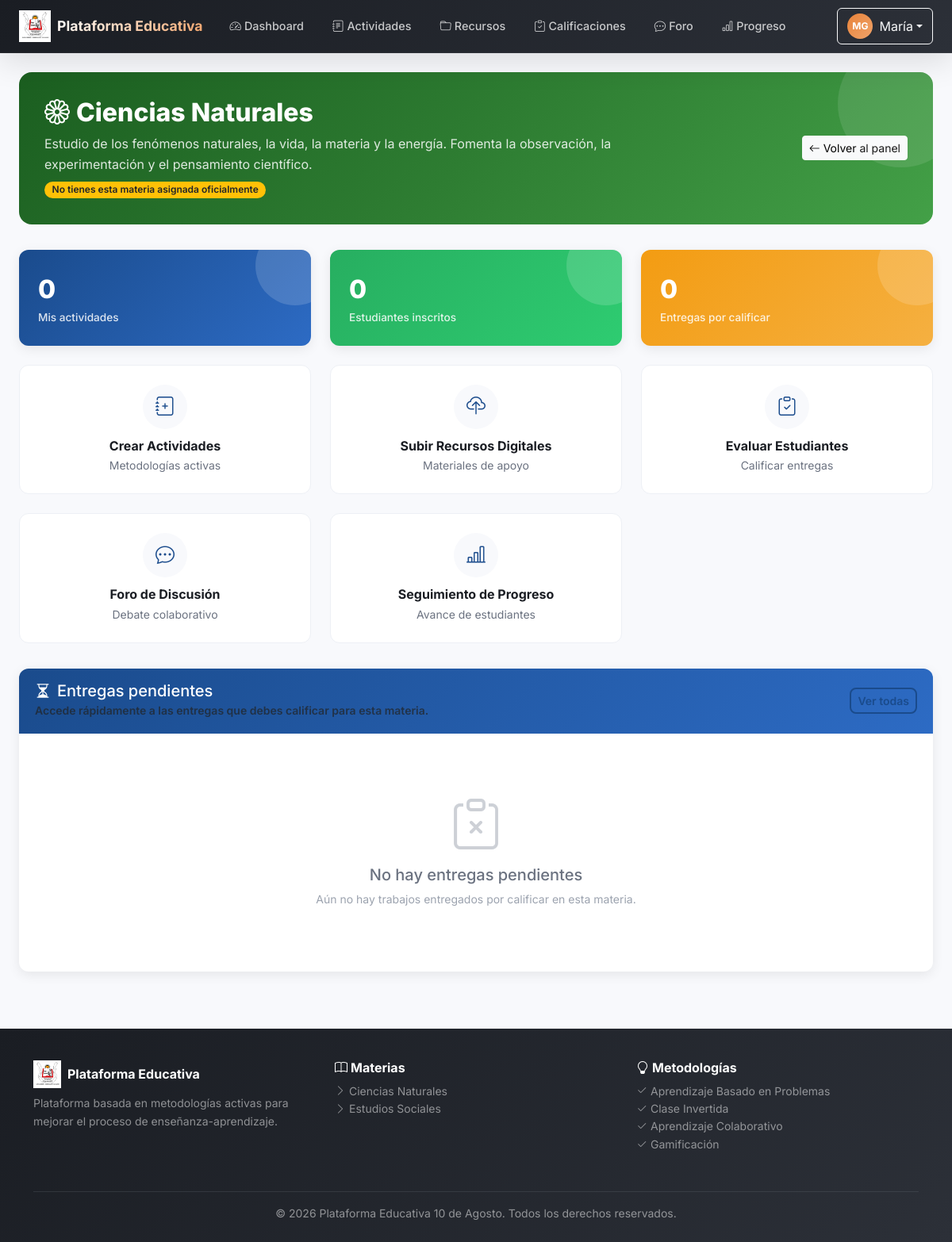
Page /docente/materia.php?id=1 (signed in) on the committed database.
### tables this page shows
CREATE TABLE IF NOT EXISTS materias (
    id INT AUTO_INCREMENT PRIMARY KEY,
    nombre VARCHAR(150) NOT NULL,
    descripcion TEXT,
    imagen VARCHAR(255) DEFAULT NULL,
    estado TINYINT(1) NOT NULL DEFAULT 1,
    fecha_creacion TIMESTAMP DEFAULT CURRENT_TIMESTAMP
);

### includes/auth.php (called while the page is built, shortened)
<?php
function sanitize($data) {
    return htmlspecialchars(trim($data), ENT_QUOTES, 'UTF-8');
}
function getMateriaById($id) {
    $db = getDB();
    $stmt = $db->prepare("SELECT * FROM materias WHERE id = ? AND estado = 1");
    $stmt->execute([intval($id)]);
    return $stmt->fetch();
}
function getMateriaThemeClass($nombre) {
    return stripos($nombre, 'Ciencias') !== false ? 'theme-cn' : 'theme-es';
}
function getMateriaIcon($nombre) {
    return stripos($nombre, 'Ciencias') !== false ? 'bi-flower1' : 'bi-globe-americas';
}

### docente/materia.php (the view, shortened to what this page needs)
<?php
require_once __DIR__ . '/../includes/auth.php';
$db = getDB();
$userId = $_SESSION['user_id'];
$materiaId = intval($_GET['id'] ?? 0);
$materia = getMateriaById($materiaId);
$asignada = $db->prepare("SELECT id FROM materia_curso WHERE materia_id = ? AND docente_id = ? LIMIT 1");
$asignada->execute([$materiaId, $userId]);
$asignada = $asignada->fetch();
$theme = getMateriaThemeClass($materia['nombre']);
$totalActividades = $db->prepare("SELECT COUNT(*) FROM actividades WHERE materia_id = ? AND docente_id = ?");
$totalActividades->execute([$materiaId, $userId]);
$totalActividades = $totalActividades->fetchColumn();
$totalEstudiantes = $db->prepare("
    SELECT COUNT(DISTINCT u.id)
    FROM usuarios u
    JOIN materia_curso mc ON u.grado = mc.grado AND u.paralelo COLLATE utf8mb4_unicode_ci = mc.paralelo COLLATE utf8mb4_unicode_ci
    WHERE mc.materia_id = ? AND mc.docente_id = ? AND u.rol = 'estudiante' AND u.estado = 1
");
$totalEstudiantes->execute([$materiaId, $userId]);
$totalEstudiantes = $totalEstudiantes->fetchColumn();
$entregasPendientes = $db->prepare("
    SELECT COUNT(*) FROM entregas e
    JOIN actividades a ON e.actividad_id = a.id
    WHERE a.materia_id = ? AND a.docente_id = ? AND e.estado = 'entregada'
");
$entregasPendientes->execute([$materiaId, $userId]);
$entregasPendientes = $entregasPendientes->fetchColumn();
$ultimasEntregasPendientes = $db->prepare("
    SELECT e.id, e.fecha_entrega, e.contenido, u.nombre, u.apellido, a.titulo AS actividad_titulo, a.puntaje_maximo
    FROM entregas e
    JOIN actividades a ON e.actividad_id = a.id
    JOIN usuarios u ON e.estudiante_id = u.id
    WHERE a.materia_id = ? AND a.docente_id = ? AND e.estado = 'entregada'
    ORDER BY e.fecha_entrega DESC
    LIMIT 6
");
$ultimasEntregasPendientes->execute([$materiaId, $userId]);
$ultimasEntregasPendientes = $ultimasEntregasPendientes->fetchAll();
include __DIR__ . '/../includes/header.php';
?>
<div class="container-fluid px-4 py-4 <?php echo $theme; ?>">
    <div class="materia-hero">
        <div class="row align-items-center">
            <div class="col-md-8">
                <h2><i class="<?php echo getMateriaIcon($materia['nombre']); ?> me-2"></i><?php echo sanitize($materia['nombre']); ?></h2>
                <p><?php echo sanitize($materia['descripcion']); ?></p>
                <?php if (!$asignada): ?>
                <span class="badge bg-warning text-dark mt-2">No tienes esta materia asignada oficialmente</span>
                <?php endif; ?>
            </div>
            <div class="col-md-4 text-md-end mt-3 mt-md-0">
                <a href="<?php echo BASE_URL; ?>/docente/index.php" class="btn btn-light btn-sm">
                    <i class="bi bi-arrow-left me-1"></i>Volver al panel
                </a>
            </div>
        </div>
    </div>
    <div class="row g-4 mb-4">
        <div class="col-md-4">
            <div class="stat-card stat-primary">
                <div class="stat-number"><?php echo $totalActividades; ?></div>
                <div class="stat-label">Mis actividades</div>
            </div>
        </div>
        <div class="col-md-4">
            <div class="stat-card stat-success">
                <div class="stat-number"><?php echo $totalEstudiantes; ?></div>
                <div class="stat-label">Estudiantes inscritos</div>
            </div>
        </div>
        <div class="col-md-4">
            <div class="stat-card stat-warning">
                <div class="stat-number"><?php echo $entregasPendientes; ?></div>
                <div class="stat-label">Entregas por calificar</div>
            </div>
        </div>
    </div>
    <div class="row g-4">
        <div class="col-md-4 col-sm-6">
            <a href="<?php echo BASE_URL; ?>/docente/actividades.php?materia=<?php echo $materiaId; ?>&nueva=1" class="text-decoration-none">
                <div class="action-btn-card">
                    <div class="action-icon"><i class="bi bi-journal-plus"></i></div>
                    <h6>Crear Actividades</h6>
                    <small>Metodologías activas</small>
                </div>
            </a>
        </div>
        <div class="col-md-4 col-sm-6">
            <a href="<?php echo BASE_URL; ?>/docente/recursos.php?materia=<?php echo $materiaId; ?>" class="text-decoration-none">
                <div class="action-btn-card">
                    <div class="action-icon"><i class="bi bi-cloud-upload"></i></div>
                    <h6>Subir Recursos Digitales</h6>
                    <small>Materiales de apoyo</small>
                </div>
            </a>
        </div>
        <div class="col-md-4 col-sm-6">
            <a href="<?php echo BASE_URL; ?>/docente/calificaciones.php?materia=<?php echo $materiaId; ?>" class="text-decoration-none">
                <div class="action-btn-card">
                    <div class="action-icon"><i class="bi bi-clipboard-check"></i></div>
                    <h6>Evaluar Estudiantes</h6>
                    <small>Calificar entregas</small>
                </div>
            </a>
        </div>
        <div class="col-md-4 col-sm-6">
            <a href="<?php echo BASE_URL; ?>/docente/foro.php" class="text-decoration-none">
                <div class="action-btn-card">
                    <div class="action-icon"><i class="bi bi-chat-dots"></i></div>
                    <h6>Foro de Discusión</h6>
                    <small>Debate colaborativo</small>
                </div>
            </a>
        </div>
        <div class="col-md-4 col-sm-6">
            <a href="<?php echo BASE_URL; ?>/docente/progreso.php?materia_id=<?php echo $materiaId; ?>" class="text-decoration-none">
                <div class="action-btn-card">
                    <div class="action-icon"><i class="bi bi-bar-chart-line"></i></div>
                    <h6>Seguimiento de Progreso</h6>
                    <small>Avance de estudiantes</small>
                </div>
            </a>
        </div>
    </div>
    <div class="row g-4 mt-2">
        <div class="col-12">
            <div class="card">
                <div class="card-header d-flex justify-content-between align-items-center">
                    <div>
                        <h5 class="mb-0"><i class="bi bi-hourglass-split me-2"></i>Entregas pendientes</h5>
                        <small class="text-muted">Accede rápidamente a las entregas que debes calificar para esta materia.</small>
                    </div>
                    <a href="<?php echo BASE_URL; ?>/docente/calificaciones.php?materia=<?php echo $materiaId; ?>" class="btn btn-sm btn-outline-primary">Ver todas</a>
                </div>
                <div class="card-body">
                    <?php if (empty($ultimasEntregasPendientes)): ?>
                        <div class="empty-state">
                            <i class="bi bi-clipboard-x"></i>
                            <h5 class="mb-2">No hay entregas pendientes</h5>
                            <p class="small">Aún no hay trabajos entregados por calificar en esta materia.</p>
                        </div>
                    <?php endif; ?>
                </div>
            </div>
        </div>
    </div>
</div>
<?php include __DIR__ . '/../includes/footer.php'; ?>

### assets/css/styles.css (style rules this page uses)
:root { --primary: #1a4b8c; --primary-dark: #0f3260; --primary-light: #2d6bc4; --secondary: #e8833a; --secondary-dark: #c96a25; --secondary-light: #f0a36a; --accent: #27ae60; --accent-light: #2ecc71; --dark: #1a1d23; --dark-light: #2c3038; --gray-100: #f8f9fc; --gray-200: #edf0f5; --gray-300: #d1d5db; --gray-400: #9ca3af; --gray-500: #6b7280; --white: #ffffff; --danger: #e74c3c; --warning: #f39c12; --info: #3498db; --success: #27ae60; --gradient-primary: linear-gradient(135deg, var(--primary) 0%, var(--primary-light) 100%); --gradient-secondary: linear-gradient(135deg, var(--secondary) 0%, var(--secondary-light) 100%); --gradient-dark: linear-gradient(135deg, var(--dark) 0%, var(--dark-light) 100%); --gradient-hero: linear-gradient(135deg, #1a4b8c 0%, #2d6bc4 50%, #e8833a 100%); --shadow-sm: 0 1px 3px rgba(0,0,0,0.08); --shadow: 0 4px 15px rgba(0,0,0,0.08); --shadow-lg: 0 10px 40px rgba(0,0,0,0.12); --shadow-xl: 0 20px 60px rgba(0,0,0,0.15); --radius-sm: 8px; --radius: 12px; --radius-lg: 16px; --radius-xl: 24px; --transition: all 0.3s cubic-bezier(0.4, 0, 0.2, 1); }
* { margin: 0; padding: 0; box-sizing: border-box; }
body { font-family: 'Inter', -apple-system, BlinkMacSystemFont, sans-serif; background-color: var(--gray-100); color: var(--dark); line-height: 1.6; min-height: 100vh; display: flex; flex-direction: column; }
.card { border: none; border-radius: var(--radius); box-shadow: var(--shadow); transition: var(--transition); overflow: hidden; }
.card-header { background: var(--gradient-primary); color: white; font-weight: 600; border-bottom: none; padding: 1rem 1.25rem; }
.stat-card { border: none; border-radius: var(--radius); padding: 1.5rem; transition: var(--transition); position: relative; overflow: hidden; box-shadow: var(--shadow); }
.stat-card::before { content: ''; position: absolute; top: -30px; right: -30px; width: 100px; height: 100px; border-radius: 50%; background: rgba(255,255,255,0.15); }
.stat-card .stat-number { font-size: 2rem; font-weight: 800; color: white; }
.stat-card .stat-label { font-size: 0.85rem; color: rgba(255,255,255,0.85); font-weight: 500; }
.stat-primary { background: var(--gradient-primary); }
.stat-success { background: linear-gradient(135deg, var(--accent), var(--accent-light)); }
.stat-warning { background: linear-gradient(135deg, var(--warning), #f5b041); }
.btn-outline-primary { border: 2px solid var(--primary); color: var(--primary); border-radius: var(--radius-sm); font-weight: 600; transition: var(--transition); }
.badge { font-weight: 600; padding: 0.4em 0.8em; border-radius: 50px; font-size: 0.75rem; }
.empty-state { text-align: center; padding: 3rem; color: var(--gray-400); }
.empty-state i { font-size: 4rem; margin-bottom: 1rem; opacity: 0.5; }
.empty-state h5 { color: var(--gray-500); margin-bottom: 0.5rem; }
.action-btn-card { background: white; border-radius: var(--radius); padding: 1.5rem 1rem; text-align: center; border: 1px solid var(--gray-200); transition: var(--transition); height: 100%; display: flex; flex-direction: column; align-items: center; justify-content: center; }
.action-btn-card .action-icon { width: 56px; height: 56px; border-radius: 50%; display: flex; align-items: center; justify-content: center; font-size: 1.5rem; margin-bottom: 0.75rem; background: var(--gray-100); color: var(--primary); transition: var(--transition); }
.action-btn-card h6 { font-weight: 700; color: var(--dark); margin-bottom: 0.25rem; }
.action-btn-card small { color: var(--gray-500); }
.theme-cn .subject-header, .theme-cn .materia-hero { background: linear-gradient(135deg, #1b5e20 0%, #2e7d32 50%, #43a047 100%) !important; }
.materia-hero { padding: 2rem; border-radius: var(--radius-lg); color: white; margin-bottom: 2rem; position: relative; overflow: hidden; }
.materia-hero::after { content: ''; position: absolute; top: -40px; right: -40px; width: 160px; height: 160px; border-radius: 50%; background: rgba(255,255,255,0.1); }
.materia-hero h2 { font-weight: 800; margin-bottom: 0.5rem; }
.materia-hero p { color: rgba(255,255,255,0.85); margin-bottom: 0; }

### rows in the picture
materias: nombre "Ciencias Naturales", descripcion "Estudio de los fenómenos naturales, la vida, la materia y la energía. Fomenta la observación, la experimentación y el pensamiento científico."

### other values in the picture
getInitials() "MG"
$user['nombre'] "María"
$totalActividades "0"
$totalEstudiantes "0"
$entregasPendientes "0"
